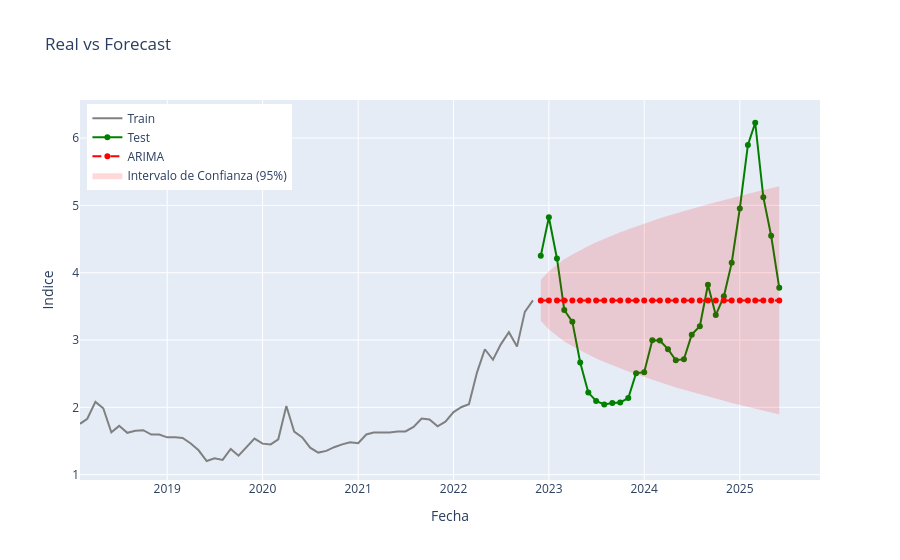

The notebook cell this image was saved under:
### Code cell
# Ajustamos el modelo ARIMA
model = ARIMA(train['value'], order=(1, 1, 1))
results = model.fit()
print(results.summary())

# Realizamos el pronóstico para los pasos del Test set
# start: índice donde empieza el test, end: índice donde termina
forecast_object = results.get_forecast(steps=len(test))
forecast = forecast_object.predicted_mean
conf_int = forecast_object.conf_int(alpha=0.05) # 95% confianza

# Convertimos a DataFrame para facilitar el manejo
forecast_df = pd.DataFrame({
    'date': test.index,
    'actual': test['value'],
    'forecast': forecast.values,
    'lower_ci': conf_int.iloc[:, 0].values,
    'upper_ci': conf_int.iloc[:, 1].values
})
forecast_df.set_index('date', inplace=True)

# Cálculo de Métricas de Error
rmse = np.sqrt(mean_squared_error(test['value'], forecast))
mae = mean_absolute_error(test['value'], forecast)
print(f"\n--- Métricas de Evaluación en Test Set ---")
print(f"RMSE: {rmse:.4f}")
print(f"MAE: {mae:.4f}")


fig = go.Figure()
# Datos de Entrenamiento (Histórico)
# Mostramos solo los últimos años para que se vea bien el detalle del final
train_subset = train[train.index > '2018-01-01']

fig.add_trace(go.Scatter(
    x=train_subset.index, y=train_subset['value'],
    mode='lines', name='Train',
    line=dict(color='gray')
))

# Datos Reales (Test)
fig.add_trace(go.Scatter(
    x=test.index, y=test['value'],
    mode='lines+markers', name='Test',
    line=dict(color='green', width=2)
))

# Pronóstico del Modelo
fig.add_trace(go.Scatter(
    x=forecast_df.index, y=forecast_df['forecast'],
    mode='lines+markers', name='ARIMA',
    line=dict(color='red', dash='dash', width=2)
))

# Intervalos de Confianza
fig.add_trace(go.Scatter(
    x=forecast_df.index.tolist() + forecast_df.index[::-1].tolist(),
    y=forecast_df['upper_ci'].tolist() + forecast_df['lower_ci'][::-1].tolist(),
    fill='toself',
    fillcolor='rgba(255, 0, 0, 0.15)',
    line=dict(color='rgba(255,255,255,0)'),
    name='Intervalo de Confianza (95%)',
    hoverinfo="skip"
))

fig.update_layout(
    title='Real vs Forecast',
    xaxis_title='Fecha',
    yaxis_title='Indice',
    hovermode="x unified",
    legend=dict(yanchor="top", y=0.99, xanchor="left", x=0.01)
)

fig.show()
